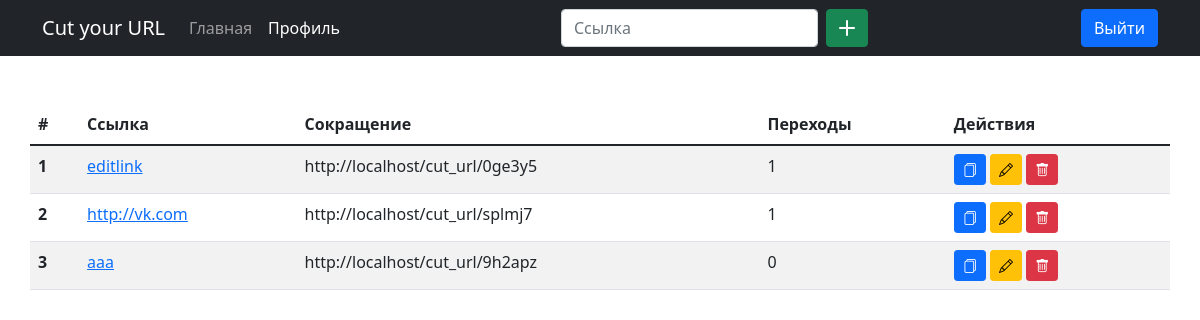
The page /profile.php (signed in) on the database its author committed.
### tables this page shows
CREATE TABLE `links` (
  `id` int(11) NOT NULL,
  `user_id` int(11) NOT NULL,
  `long_link` varchar(250) DEFAULT NULL,
  `short_link` varchar(20) DEFAULT NULL,
  `views` int(11) NOT NULL DEFAULT '0'
);

### includes/functions.php (called while the page is built, shortened)
<?php
function get_url($page = "") {
  return HOST . "/$page";
}
function db() {
  try {
    return new PDO("mysql:host=" . DB_HOST . "; dbname=" . DB_NAME . "; charset=utf8", DB_USER, DB_PASS, [
      PDO::ATTR_EMULATE_PREPARES => false,
      PDO::ATTR_ERRMODE => PDO::ERRMODE_EXCEPTION,
      PDO::ATTR_DEFAULT_FETCH_MODE => PDO::FETCH_ASSOC
    ]);
  } catch (PDOException $e) {
    die($e->getMessage());
  }
}
function db_query($sql = '', $exec = false) {
  return db()->query($sql);
}
function get_user_links($user_id) {
  return db_query("SELECT * FROM `links` WHERE `user_id` = $user_id;")->fetchAll();
}

### profile.php (the view, shortened to what this page needs)
<?php
  include "includes/header_profile.php";
  $links = get_user_links($_SESSION['user']);
?>
<main class="container">
  <?php if(!empty($links)) { ?>
    <div class="row mt-5">
      <table class="table table-striped">
        <thead>
          <tr>
            <th scope="col">#</th>
            <th scope="col">Ссылка</th>
            <th scope="col">Сокращение</th>
            <th scope="col">Переходы</th>
            <th scope="col">Действия</th>
          </tr>
        </thead>
        <tbody>
          <?php foreach($links as $key => $link) { ?>
            <tr>
              <th scope="row"><?php echo $key + 1 ?></th>
              <td><a href="<?php echo $link['long_link']; ?>" target="_blank"><?php echo $link['long_link']; ?></a></td>
              <td class="short-link"><?php echo get_url($link['short_link']); ?></td>
              <td><?php echo $link['views']; ?></td>
              <td>
                <a href="#" class="btn btn-primary btn-sm copy-btn" title="Скопировать в буфер" data-clipboard-text="<?php echo get_url($link['short_link']); ?>"><i class="bi bi-files"></i></a>
                <a href="<?php echo get_url('includes/edit.php?user_id=' . $_SESSION['user'] . '&id=' . $link['id']); ?>" class="btn btn-warning btn-sm" title="Редактировать"><i class="bi bi-pencil"></i></a>
                <a href="<?php echo get_url('includes/delete.php?id=' . $link['id']); ?>" class="btn btn-danger btn-sm" title="Удалить"><i class="bi bi-trash"></i></a>
              </td>
            </tr>
          <?php } ?>
        </tbody>
      </table>
    </div>
  <?php } else {?>
    <h1 class="text-center mt-5">
      <span class="badge bg-warning text-dark">Добро пожаловать!<br>Введите вашу первую ссылку!</span>
    </h1>
  <?php } ?>
</main>
<?php include "includes/footer_profile.php"; ?>

### rows shown on the page
links: long_link "editlink", short_link "http://localhost/cut_url/0ge3y5", views "1"
links: long_link "http://vk.com", short_link "http://localhost/cut_url/splmj7", views "1"
links: long_link "aaa", short_link "http://localhost/cut_url/9h2apz", views "0"

### other values the page prints
SITE_NAME "Cut your URL"
